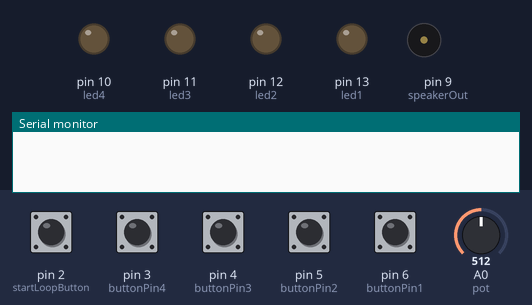
This sketch was run on a simulated Arduino Uno, built with avr-gcc and run on an emulated ATmega328P. Shown: output pins drawn as LEDs (lit = HIGH), buzzer (waves = sounding), the last lines printed to the serial monitor. Inputs (shaded band) come from the test bench; at power-on: pin 2 (startLoopButton), pin 3 (buttonPin4), pin 4 (buttonPin3), pin 5 (buttonPin2), pin 6 (buttonPin1) HIGH, A0 (pot) = 512. Pins used as bus, display or sensor lines are not drawn.

Above: at 1.2 s.
1.3 s: pin 2 (startLoopButton) pulled LOW for 0.15 s
2.9 s: pin 3 (buttonPin4) pulled LOW for 0.15 s
At 3.3 s:
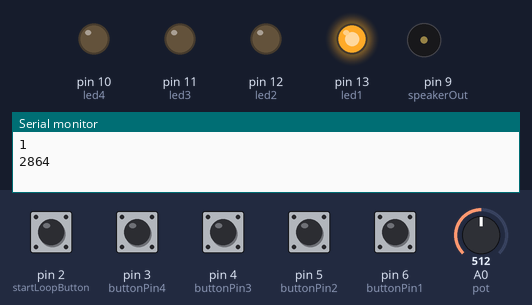
5.9 s: pin 4 (buttonPin3) pulled LOW for 1 s
At 6.5 s:
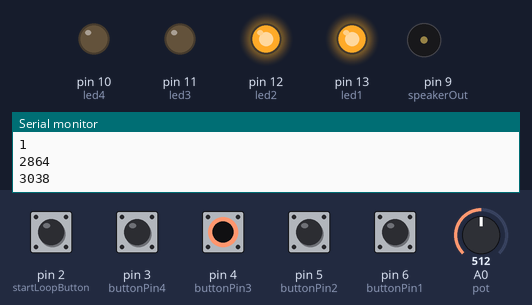
8.9 s: A0 (pot) set to 122
11.9 s: A0 (pot) set to 0
At 12.6 s:
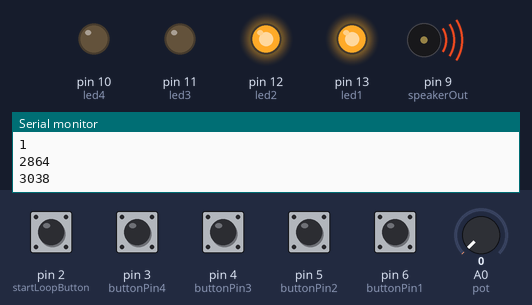
13.4 s: A0 (pot) set to 511
At 14.6 s:
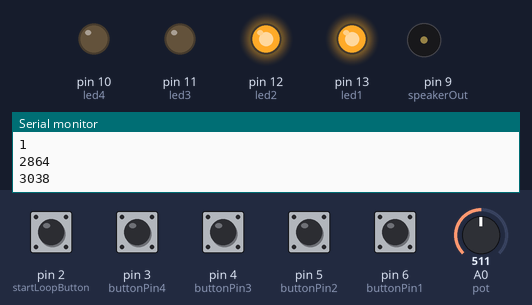
Timing chart, 0 to 17.4 s (numbered marks = the images above; inputs shaded):
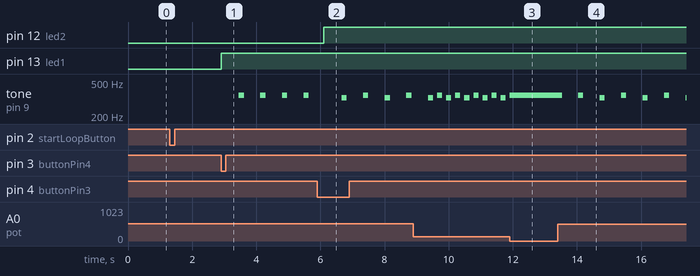

The sketch:

Arduino_SoundBox.ino
```cpp
/* Play Melody
   -----------

   Program to play a simple melody

   Tones are created by quickly pulsing a speaker on and off
     using PWM, to create signature frequencies.

   Each note has a frequency, created by varying the period of
    vibration, measured in microseconds. We'll use pulse-width
    modulation (PWM) to create that vibration.

   We calculate the pulse-width to be half the period; we pulse
    the speaker HIGH for 'pulse-width' microseconds, then LOW
    for 'pulse-width' microseconds.
    This pulsing creates a vibration of the desired frequency.

   (cleft) 2005 D. Cuartielles for K3
   Refactoring and comments 2006 clay.shirky@nyu.edu
   See NOTES in comments at end for possible improvements
*/

// TONES  ==========================================
// Start by defining the relationship between
//       note, period, &  frequency.
#define  c     3830    // 261 Hz
#define  d     3400    // 294 Hz
#define  e     3038    // 329 Hz
#define  f     2864    // 349 Hz
#define  g     2550    // 392 Hz
#define  a     2272    // 440 Hz
#define  b     2028    // 493 Hz
#define  C     1912    // 523 Hz
// Define a special note, 'R', to represent a rest
#define  R     0

// SETUP ============================================
// Set up speaker on a PWM pin (digital 9, 10 or 11)
int speakerOut = 9;
// Do we want debugging on serial out? 1 for yes, 0 for no
int DEBUG = 1;

const int buttonPin1 = 6;
int buttonState1 = 0;

const int buttonPin2 = 5;
int buttonState2 = 0;

const int buttonPin3 = 4;
int buttonState3 = 0;

const int buttonPin4 = 3;
int buttonState4 = 0;

const int startLoopButton = 2;
int startLoopButtonState = 0;

const int led1 = 13;
const int led2 = 12;
const int led3 = 11;
const int led4 = 10;


int loopMode = 0;
int loopCounter = 0;
int indexInLoop = 0;
int pot = 0;

void setup() {
  pinMode(speakerOut, OUTPUT);

  pinMode(buttonPin1, INPUT);
  pinMode(buttonPin2, INPUT);
  pinMode(buttonPin3, INPUT);
  pinMode(buttonPin4, INPUT);

  pinMode(startLoopButton, INPUT);

  pinMode(led1, OUTPUT);
  pinMode(led2, OUTPUT);
  pinMode(led3, OUTPUT);
  pinMode(led4, OUTPUT);

  if (DEBUG) {
    Serial.begin(9600);
  }
}

// MELODY and TIMING  =======================================
//  melody[] is an array of notes, accompanied by beats[],
//  which sets each note's relative length (higher #, longer note)
int melody[] = { 0, 0 , 0 , 0 };
int notes[] = {  c,  d,  e,  f,  g };
int beats[]  = { 16, 16, 16,  16 };
int MAX_COUNT = sizeof(melody) / 2; // Melody length, for looping.

// Set overall tempo
long tempo = 10000;
// Set length of pause between notes
int pause = 1000;
// Loop variable to increase Rest length
int rest_count = 100; //<-BLETCHEROUS HACK; See NOTES

// Initialize core variables
int tone_ = 0;
int beat = 0;
long duration  = 0;

// PLAY TONE  ==============================================
// Pulse the speaker to play a tone for a particular duration
void playTone() {
  long elapsed_time = 0;
  if (tone_ > 0) { // if this isn't a Rest beat, while the tone has
    //  played less long than 'duration', pulse speaker HIGH and LOW
    while (elapsed_time < duration) {

      digitalWrite(speakerOut, HIGH);
      delayMicroseconds(tone_ / 2);

      // DOWN
      digitalWrite(speakerOut, LOW);
      delayMicroseconds(tone_ / 2);

      // Keep track of how long we pulsed
      elapsed_time += (tone_);
    }
    delay(analogRead(pot));
  }
  else { // Rest beat; loop times delay
    for (int j = 0; j < rest_count; j++) { // See NOTE on rest_count
      // delayMicroseconds(duration);
    }
  }
}

// LET THE WILD RUMPUS BEGIN =============================
void loop() {
  // Set up a counter to pull from melody[] and beats[]
  duration = beat * tempo; // Set up timing

  buttonState1 = digitalRead(buttonPin1);
  buttonState2 = digitalRead(buttonPin2);
  buttonState3 = digitalRead(buttonPin3);
  buttonState4 = digitalRead(buttonPin4);
  startLoopButtonState = digitalRead(startLoopButton);

  if (buttonState1 == LOW) onButtonPress(notes[0]);
  if (buttonState2 == LOW) onButtonPress(notes[1]);
  if (buttonState3 == LOW) onButtonPress(notes[2]);
  if (buttonState4 == LOW) onButtonPress(notes[3]);

  if (startLoopButtonState == LOW) {
    if (loopMode == 0) {
      loopMode = 1;
      Serial.println(loopMode);
    } else {
      loopMode = 0;
      Serial.println(loopMode);
    }
    delay(400);
  }

  if (loopMode == 1) {
    if (loopCounter == 4) {
      loopCounter = 0;
    }
    tone_ = melody[loopCounter];
    beat = beats[0];
    loopCounter++;
    playTone();
  }
}

void turnOnLed() {
  digitalWrite(led1, HIGH);
  digitalWrite(led2, HIGH);
  delay(5);
  digitalWrite(led1, LOW);
  digitalWrite(led2, LOW);

}

void onButtonPress(int note) {
  if (loopMode == 0) {
    tone_ = note;
    beat = beats[0];
    playTone();
  } else {
    if (indexInLoop == 4) {
      indexInLoop = 0;
    }
    switch(indexInLoop){
      case 0:
         digitalWrite(led1, HIGH);
       break;
     case 1:
        digitalWrite(led2, HIGH);
    }
    melody[indexInLoop] = note;
    indexInLoop++;
    Serial.println(note);
  }
  delay(analogRead(pot));
}


/*
   NOTES
   The program purports to hold a tone for 'duration' microseconds.
    Lies lies lies! It holds for at least 'duration' microseconds, _plus_
    any overhead created by incremeting elapsed_time (could be in excess of
    3K microseconds) _plus_ overhead of looping and two digitalWrites()

   As a result, a tone of 'duration' plays much more slowly than a rest
    of 'duration.' rest_count creates a loop variable to bring 'rest' beats
    in line with 'tone' beats of the same length.

   rest_count will be affected by chip architecture and speed, as well as
    overhead from any program mods. Past behavior is no guarantee of future
    performance. Your mileage may vary. Light fuse and get away.

   This could use a number of enhancements:
   ADD code to let the programmer specify how many times the melody should
       loop before stopping
   ADD another octave
   MOVE tempo, pause, and rest_count to #define statements
   RE-WRITE to include volume, using analogWrite, as with the second program at
            http://www.arduino.cc/en/Tutorial/PlayMelody
   ADD code to make the tempo settable by pot or other input device
   ADD code to take tempo or volume settable by serial communication
            (Requires 0005 or higher.)
   ADD code to create a tone offset (higer or lower) through pot etc
   REPLACE random melody with opening bars to 'Smoke on the Water'
*/
```

Measured:
- after the input at 2.9 s, pin 13 (led1): LOW → HIGH at once; tone on pin 9 (speakerOut): alternates 348 Hz for 0.16 s and silent for 0.51 s, starting after 0.56 s
- after the input at 5.9 s, pin 12 (led2): LOW → HIGH after 0.21 s
- after the input at 11.9 s, tone on pin 9 (speakerOut): goes on until 11.9 s, then stays 348 Hz
- after the input at 13.4 s, tone on pin 9 (speakerOut): 348 Hz → silent after 0.15 s, then repeats every 1.3 s: 348 Hz 0.16 s, silent 0.51 s, 328 Hz 0.16 s, silent 0.51 s
